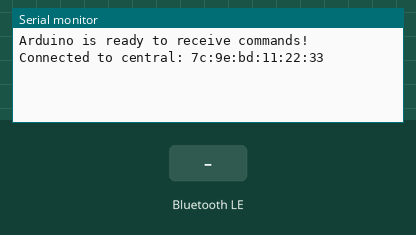
Simulated run of this sketch. Board: Arduino Nano 33 IoT. Shown: the last lines printed to the serial monitor. The test bench sets the inputs (shaded band). Nothing arrives over Bluetooth unless stated; a phone connects over Bluetooth LE 3 s after start.

Above: at 3.8 s.
3.9 s: Bluetooth LE write "1" received
At 4.4 s:
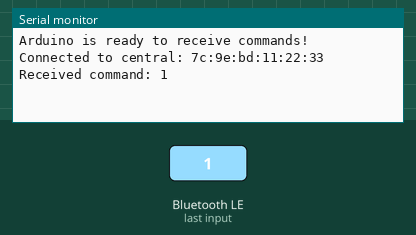
5.4 s: Bluetooth LE write "0" received
At 6.6 s:
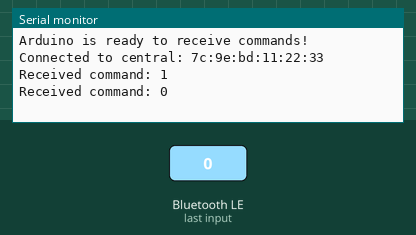
6.9 s: Bluetooth LE write "2" received
At 7.9 s:
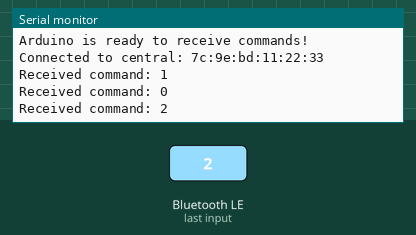

The sketch:

apartanos_sketch_2.ino
```cpp
#include <ArduinoBLE.h>

BLEService service("19B10000-E8F2-537E-4F6C-D104768A1214"); // Custom service UUID
BLEByteCharacteristic commandCharacteristic("19B10001-E8F2-537E-4F6C-D104768A1214", BLERead | BLEWrite); // Custom characteristic UUID

const int bufferSize = 50; // Increase the buffer size

void setup() {
  Serial.begin(9600); // Initialize the serial monitor
  while (!Serial);

  // Initialize the BLE module
  if (!BLE.begin()) {
    Serial.println("Failed to initialize BLE!");
    while (1);
  }

  // Set the advertised local name and service UUID
  BLE.setLocalName("Arduino");
  BLE.setAdvertisedService(service);

  // Add the characteristic to the service
  service.addCharacteristic(commandCharacteristic);

  // Add the service to the BLE module
  BLE.addService(service);

  // Start advertising
  BLE.advertise();

  Serial.println("Arduino is ready to receive commands!");
}

void loop() {
  // Check if a central device is connected
  BLEDevice central = BLE.central();

  if (central) {
    Serial.print("Connected to central: ");
    Serial.println(central.address());

    while (central.connected()) {
      // Check if the central has written to the command characteristic
      if (commandCharacteristic.written()) {
        // Read the command sent by the central
        unsigned char command[bufferSize];
        int commandLength = commandCharacteristic.valueLength();
        if (commandLength > bufferSize) {
          commandLength = bufferSize; // Limit to buffer size
        }
        commandCharacteristic.readValue(command, commandLength);

        // Print the received command to the serial monitor
        Serial.print("Received command: ");
        for (int i = 0; i < commandLength; i++) {
          Serial.print((char)command[i]);
        }
        Serial.println();
      }
    }

    Serial.print("Disconnected from central: ");
    Serial.println(central.address());
  }

  // Add the rest of your main loop code here
}
```

Measured:
- after the input at 3.9 s, the serial monitor: prints a new line at once (image 1)
- after the input at 5.4 s, the serial monitor: prints a new line at once (image 2)
- after the input at 6.9 s, the serial monitor: prints a new line at once (image 3)
